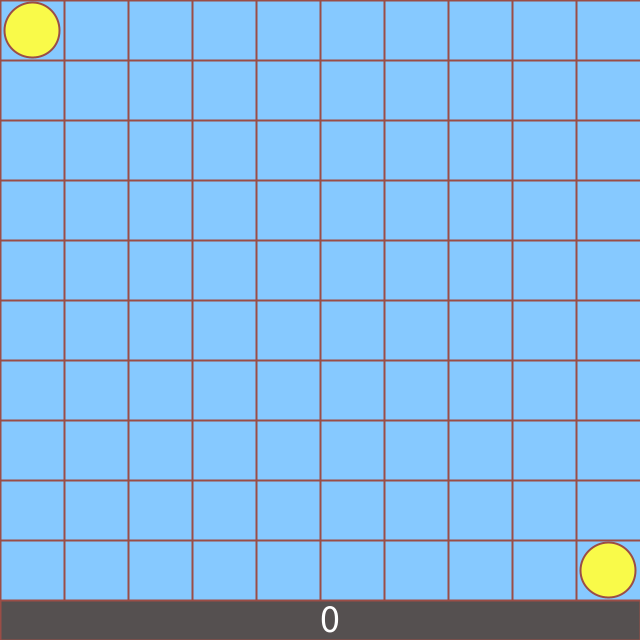
Frame 1 (no input)
Frame 60 (the mouse pressed at the canvas centre just before this capture): identical to frame 1, image omitted
Frame 120 (the mouse held since frame 60 and released just before this capture): identical to frame 1, image omitted

The Processing sketch that drew this single still picture (run headless with seeded random() and noise(); from frame 60 on, the mouse is pressed at the canvas centre):

// Processing sketch: Tag
// ── Tag.pde
/*
 * Author: Max Blowers
 * URL: https://maxblowers.dev/
 * Description:
 *    A simple fun tag game that works.
 */

void setup() {
  size(640, 640);
  textSize(40);
}

int player1PosX = 32;
int player1PosY = 30;

int player2PosX = 608;
int player2PosY = 570;

int contactCounter = 0;
boolean isCurrentlyTagged = false;

void draw() {
  drawPlayingField();
  drawPlayers();
  drawScoreBar();
  isTagged(player1PosX, player1PosY, player2PosX, player2PosY);
  displayWin();
}

void drawPlayingField() {
  background(#86C9FF);

  for (int i = 0; i <= 9; i += 1) {
    stroke(#9B4D46);
    strokeWeight(2);
    line(i * 64, 0, i * 64, 640);
    line(0, i * 60, 640, i * 60);
  }
}

void drawPlayers() {
  // Player 1
  fill(#F9FA49);
  ellipse(player1PosX, player1PosY, 55, 55);
  // Player 2
  ellipse(player2PosX, player2PosY, 55, 55);
}

// Create the scorebar
void drawScoreBar() {
  fill(#555050);
  rect(0, 600, 640, 40);
  fill(#ffffff);
  text(contactCounter, 320, 632);
}

// Check if players have tagged
void isTagged(int p1X, int p1Y, int p2X, int p2Y) {
  if (p1X == p2X && p1Y == p2Y && !isCurrentlyTagged) {
    text("Tag, you're it!", 225, 300);
    contactCounter += 1;
    isCurrentlyTagged = true;
  } else if (p1X != p2X || p1Y != p2Y) {
    isCurrentlyTagged = false;
  }
}

void displayWin() {
  if (isCurrentlyTagged) {
    text("Tag, you're it!", 225, 300);
  } else {
    return;
  }
}


// move players
void keyReleased() {
  // Checking tag here too just to be sure
  isTagged(player1PosX, player1PosY, player2PosX, player2PosY);
  // Player 1 movement
  if (key == 'w') {
    if (player1PosY < 40) {
      return;
    } else {
      player1PosY -= 60;
    }
  } else if (key == 's') {
    if (player1PosY > 550) {
      return;
    } else {
      player1PosY += 60;
    }
  } else if (key == 'a') {
    if (player1PosX < 40) {
      return;
    } else {
      player1PosX -= 64;
    }
  } else if (key == 'd') {
    if (player1PosX > 600) {
      return;
    } else {
      player1PosX += 64;
    }
  } else if (key == 'i') {
    if (player2PosY < 40) {
      return;
    } else {
      player2PosY -= 60;
    }
  } else if (key == 'k') {
    if (player2PosY > 550) {
      return;
    } else {
      player2PosY += 60;
    }
  } else if (key == 'j') {
    if (player2PosX < 40) {
      return;
    } else {
      player2PosX -= 64;
    }
  } else if (key == 'l') {
    if (player2PosX > 580) {
      return;
    } else {
      player2PosX += 64;
    }
  } else {
    println(key);
  }
}
